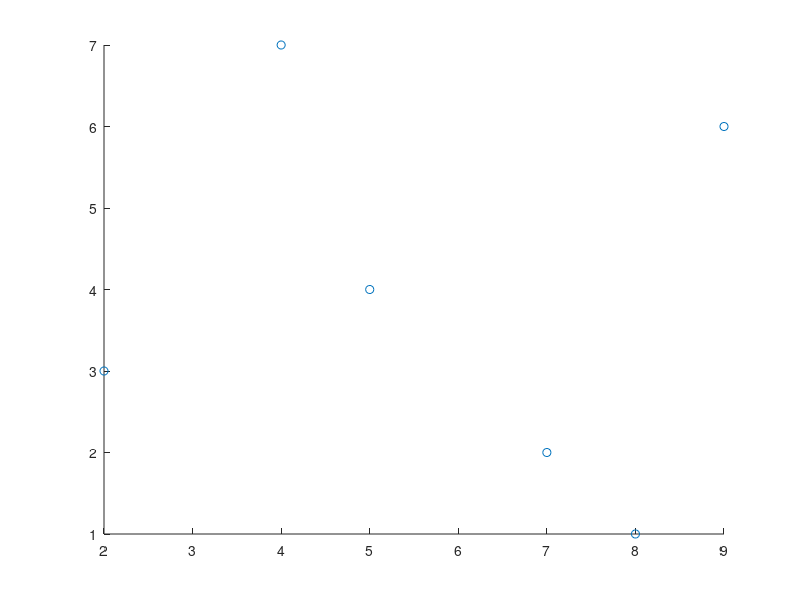

Write MATLAB code to recreate this figure. (Note: this script raises an error after producing the figure.)
% test kd tree


Data = [2,3;5,4;9,6;4,7;8,1;7,2];

figure(10)
scatter(Data(:,1),Data(:,2))

%%
cols = {'d1', 'd2'};
t = KDTreeTrain(Data,cols)

%% Display the tree
figure
treeplot(t.p');
title('Decision tree ("**" is an inconsistent node)');
[xs,ys,h,s] = treelayout(t.p');

for i = 2:numel(t.p)
	% Get my coordinate
	my_x = xs(i);
	my_y = ys(i);

	% Get parent coordinate
	parent_x = xs(t.p(i));
	parent_y = ys(t.p(i));

	% Calculate weight coordinate (midpoint)
	mid_x = (my_x + parent_x)/2;
	mid_y = (my_y + parent_y)/2;

    % Edge label
	text(mid_x,mid_y,t.labels{i-1});
    
    % Leaf label
    if ~isempty(t.inds{i})
        val = Data(t.inds{i});
        if(isempty(t.Leaves{i}.Resultant))
            text(my_x, my_y, sprintf('y=%2.2f', t.Leaves{i}.Threshold));
        else
            text(my_x, my_y, sprintf('x=%2.2f, y=%2.2f', t.Leaves{i}.Resultant(1), t.Leaves{i}.Resultant(2)));
        end
    end
end
